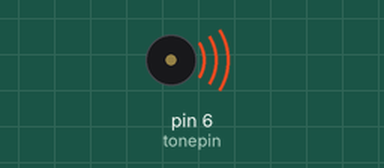
A sketch run on a simulated Arduino Uno, built with avr-gcc and run on an emulated ATmega328P. Parts: buzzer (waves = sounding).

Above: at 0.2 s.
Timing chart, 0 to 8.5 s (numbered marks = the images above):
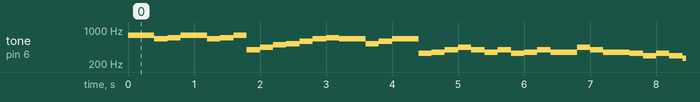

The sketch:

kanong.ino
```cpp
#include <dummy.h>

#include <Arduino.h>

#define NOTE_B0  31
#define NOTE_C1  33
#define NOTE_CS1 35
#define NOTE_D1  37
#define NOTE_DS1 39
#define NOTE_E1  41
#define NOTE_F1  44
#define NOTE_FS1 46
#define NOTE_G1  49
#define NOTE_GS1 52
#define NOTE_A1  55
#define NOTE_AS1 58
#define NOTE_B1  62
#define NOTE_C2  65
#define NOTE_CS2 69
#define NOTE_D2  73
#define NOTE_DS2 78
#define NOTE_E2  82
#define NOTE_F2  87
#define NOTE_FS2 93
#define NOTE_G2  98
#define NOTE_GS2 104
#define NOTE_A2  110
#define NOTE_AS2 117
#define NOTE_B2  123
#define NOTE_C3  131
#define NOTE_CS3 139
#define NOTE_D3  147
#define NOTE_DS3 156
#define NOTE_E3  165
#define NOTE_F3  175
#define NOTE_FS3 185
#define NOTE_G3  196
#define NOTE_GS3 208
#define NOTE_A3  220
#define NOTE_AS3 233
#define NOTE_B3  247
#define NOTE_C4  262
#define NOTE_CS4 277
#define NOTE_D4  294
#define NOTE_DS4 311
#define NOTE_E4  330
#define NOTE_F4  349
#define NOTE_FS4 370
#define NOTE_G4  392
#define NOTE_GS4 415
#define NOTE_A4  440
#define NOTE_AS4 466
#define NOTE_B4  494
#define NOTE_C5  523
#define NOTE_CS5 554
#define NOTE_D5  587
#define NOTE_DS5 622
#define NOTE_E5  659
#define NOTE_F5  698
#define NOTE_FS5 740
#define NOTE_G5  784
#define NOTE_GS5 831
#define NOTE_A5  880
#define NOTE_AS5 932
#define NOTE_B5  988
#define NOTE_C6  1047
#define NOTE_CS6 1109
#define NOTE_D6  1175
#define NOTE_DS6 1245
#define NOTE_E6  1319
#define NOTE_F6  1397
#define NOTE_FS6 1480
#define NOTE_G6  1568
#define NOTE_GS6 1661
#define NOTE_A6  1760
#define NOTE_AS6 1865
#define NOTE_B6  1976
#define NOTE_C7  2093
#define NOTE_CS7 2217
#define NOTE_D7  2349
#define NOTE_DS7 2489
#define NOTE_E7  2637
#define NOTE_F7  2794
#define NOTE_FS7 2960
#define NOTE_G7  3136
#define NOTE_GS7 3322
#define NOTE_A7  3520
#define NOTE_AS7 3729
#define NOTE_B7  3951
#define NOTE_C8  4186
#define NOTE_CS8 4435
#define NOTE_D8  4699
#define NOTE_DS8 4978


int tune[]=
{
  NOTE_G5,NOTE_E5,NOTE_F5,NOTE_G5,NOTE_E5,NOTE_F5,
  NOTE_G5,NOTE_G4,NOTE_A4,NOTE_B4,NOTE_C5,NOTE_D5,NOTE_E5,NOTE_F5,
  NOTE_E5,NOTE_C5,NOTE_D5,NOTE_E5,NOTE_E4,NOTE_F4,
  NOTE_G4,NOTE_A4,NOTE_G4,NOTE_F4,NOTE_G4,NOTE_E4,NOTE_F4,NOTE_G4,
  NOTE_F4,NOTE_A4,NOTE_G4,NOTE_F4,NOTE_E4,NOTE_D4,
  NOTE_E4,NOTE_D4,NOTE_C4,NOTE_D4,NOTE_E4,NOTE_F4,NOTE_G4,NOTE_A4,
  NOTE_F4,NOTE_A4,NOTE_G4,NOTE_A4,NOTE_B4,NOTE_C5,
  NOTE_G4,NOTE_A4,NOTE_B4,NOTE_C5,NOTE_D5,NOTE_E5,NOTE_F5,NOTE_G5
};
float durt[]=
{
  1,0.5,0.5,1,0.5,0.5,
  0.5,0.5,0.5,0.5,0.5,0.5,0.5,0.5,
  1,0.5,0.5,1,0.5,0.5,
  0.5,0.5,0.5,0.5,0.5,0.5,0.5,0.5,
  1,0.5,0.5,1,0.5,0.5,
  0.5,0.5,0.5,0.5,0.5,0.5,0.5,0.5,
  1,0.5,0.5,1,0.5,0.5,
  0.5,0.5,0.5,0.5,0.5,0.5,0.5,0.5
};
int length;
int tonepin=6;
void setup()
{
  pinMode(6,OUTPUT);
  length=sizeof(tune)/sizeof(tune[0]);
}
void loop()
{
  for(int i=0;i<length;i++)
  {
    tone(6,tune[i]);
    delay(400*durt[i]);
    noTone(6);
  }
  delay(200);
}
```

Measured:
- by itself, tone on pin 6 (tonepin): plays 784 Hz for 0.40 s, 659 Hz for 0.20 s, 698 Hz for 0.20 s, 784 Hz for 0.40 s, 659 Hz for 0.20 s, 698 Hz for 0.20 s … (560 notes in this stretch)
